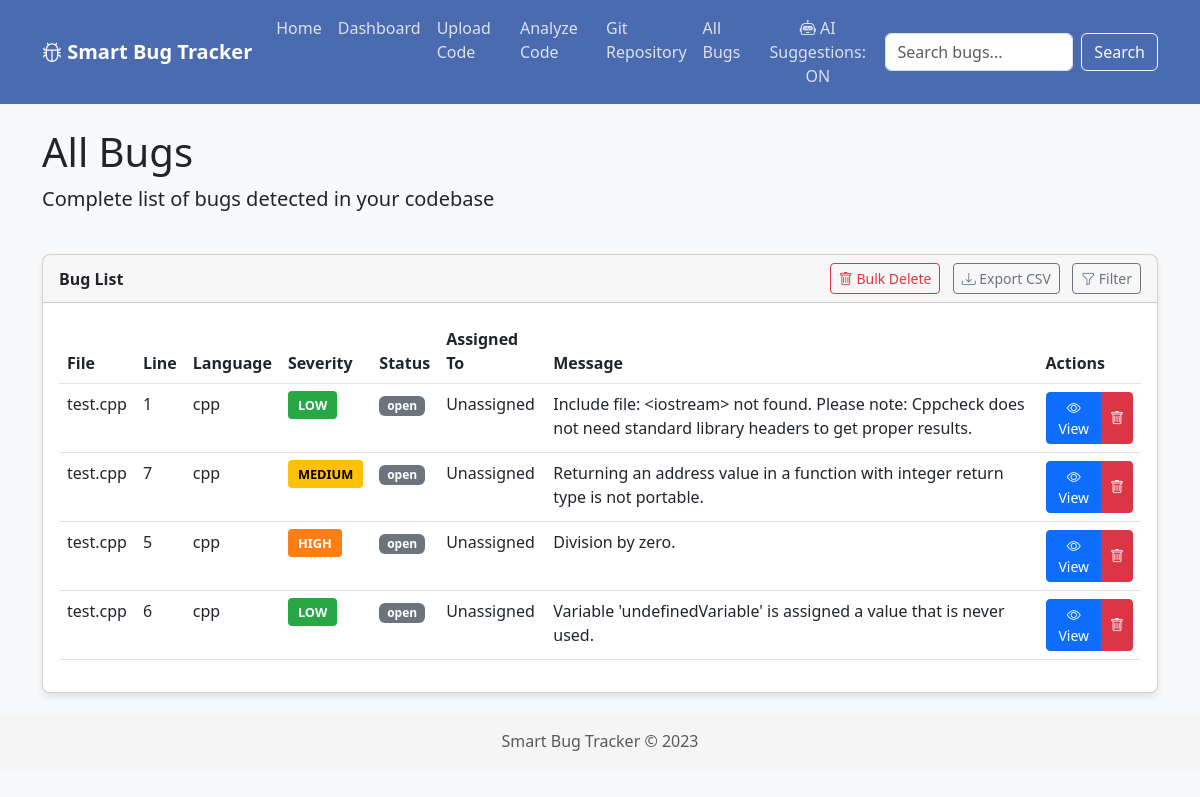
The page /bugs on the database its author committed.
### tables this page shows
CREATE TABLE bugs (
  id INTEGER PRIMARY KEY AUTOINCREMENT,
  file_path TEXT NOT NULL,
  language TEXT NOT NULL,
  line_number INTEGER NOT NULL,
  column_number INTEGER NOT NULL,
  message TEXT NOT NULL,
  type TEXT NOT NULL,
  severity TEXT NOT NULL,
  status TEXT NOT NULL DEFAULT 'open',
  assigned_to INTEGER,
  created_at TEXT NOT NULL,
  updated_at TEXT NOT NULL,
  FOREIGN KEY (assigned_to) REFERENCES users (id)
);

### app.py (the view)
@app.route('/bugs')
def bugs_list():
    status_filter = request.args.get('status', '')
    severity_filter = request.args.get('severity', '')
    language_filter = request.args.get('language', '')
    search_query = request.args.get('search', '')
    conn = get_db_connection()
    query = '''
        SELECT bugs.*, users.username as assigned_to_name
        FROM bugs
        LEFT JOIN users ON bugs.assigned_to = users.id
        WHERE 1=1
    '''
    params = []
    if status_filter:
        query += ' AND bugs.status = ?'
        params.append(status_filter)
    if severity_filter:
        query += ' AND bugs.severity = ?'
        params.append(severity_filter)
    if language_filter:
        query += ' AND bugs.language = ?'
        params.append(language_filter)
    if search_query:
        query += ' AND (bugs.message LIKE ? OR bugs.file_path LIKE ?)'
        params.extend([f'%{search_query}%', f'%{search_query}%'])
    query += ' ORDER BY bugs.created_at DESC'
    bugs = conn.execute(query, params).fetchall()
    statuses = conn.execute('SELECT DISTINCT status FROM bugs').fetchall()
    severities = conn.execute('SELECT DISTINCT severity FROM bugs').fetchall()
    languages = conn.execute('SELECT DISTINCT language FROM bugs').fetchall()
    conn.close()
    return render_template(
        'bugs.html',
        bugs=bugs,
        statuses=statuses,
        severities=severities,
        languages=languages,
        current_status=status_filter,
        current_severity=severity_filter,
        current_language=language_filter,
        search_query=search_query
    )

### app.py (called while the page is built)
def get_db_connection():
    max_retries = 5
    retry_delay = 0.1  # seconds
    for attempt in range(max_retries):
        try:
            conn = sqlite3.connect(app.config['DATABASE'], timeout=20)  # Increase timeout
            conn.row_factory = sqlite3.Row
            return conn
        except sqlite3.OperationalError as e:
            if "database is locked" in str(e) and attempt < max_retries - 1:
                print(f"Database is locked, retrying in {retry_delay} seconds...")
                time.sleep(retry_delay)
                retry_delay *= 2  # Exponential backoff
            else:
                raise
    raise sqlite3.OperationalError("Could not connect to database after multiple attempts")

### templates/bugs.html (shortened to what this page needs)
{% extends "layout.html" %}
{% block content %}
<div class="row">
    <div class="col-md-12 mb-4">
        <h1>All Bugs</h1>
        <p class="lead">Complete list of bugs detected in your codebase</p>
    </div>
</div>
<div class="row">
    <div class="col-md-12">
        <div class="card">
            <div class="card-header d-flex justify-content-between align-items-center">
                <span>Bug List</span>
                <div>
                    <a href="/bugs/bulk-delete" class="btn btn-sm btn-outline-danger me-2">
                        <i class="bi bi-trash"></i> Bulk Delete
                    </a>
                    <a href="/export/bugs?format=csv" class="btn btn-sm btn-outline-secondary me-2">
                        <i class="bi bi-download"></i> Export CSV
                    </a>
                    <button class="btn btn-sm btn-outline-secondary" id="filterToggle">
                        <i class="bi bi-funnel"></i> Filter
                    </button>
                </div>
            </div>
            <div class="card-body">
                <div class="table-responsive">
                    <table class="table table-hover" id="bugsTable">
                        <thead>
                            <tr>
                                <th>File</th>
                                <th>Line</th>
                                <th>Language</th>
                                <th>Severity</th>
                                <th>Status</th>
                                <th>Assigned To</th>
                                <th>Message</th>
                                <th>Actions</th>
                            </tr>
                        </thead>
                        <tbody>
                            {% for bug in bugs %}
                            <tr>
                                <td>{{ bug.file_path }}</td>
                                <td>{{ bug.line_number }}</td>
                                <td>{{ bug.language }}</td>
                                <td>
                                    <span class="severity-badge severity-{{ bug.severity }}">
                                        {{ bug.severity }}
                                    </span>
                                </td>
                                <td>
                                    <span class="badge bg-secondary">{{ bug.status }}</span>
                                </td>
                                <td>{{ bug.assigned_to_name or 'Unassigned' }}</td>
                                <td>{{ bug.message }}</td>
                                <td>
                                    <div class="btn-group">
                                        <a href="/bug/{{ bug.id }}" class="btn btn-sm btn-primary">
                                            <i class="bi bi-eye"></i> View
                                        </a>
                                        <button type="button" class="btn btn-sm btn-danger"
                                                data-bs-toggle="modal"
                                                data-bs-target="#deleteModal{{ bug.id }}">
                                            <i class="bi bi-trash"></i>
                                        </button>
                                    </div>
                                </td>
                            </tr>
                            {% endfor %}
                        </tbody>
                    </table>
                </div>
            </div>
        </div>
    </div>
</div>
{% endblock %}

### templates/layout.html (style rules this page uses)
:root { --primary-color: #4a6baf; --secondary-color: #6c757d; --success-color: #28a745; --danger-color: #dc3545; --warning-color: #ffc107; --info-color: #17a2b8; }
body { font-family: 'Segoe UI', Tahoma, Geneva, Verdana, sans-serif; background-color: #f8f9fa; }
.card { border-radius: 8px; box-shadow: 0 4px 6px rgba(0, 0, 0, 0.1); margin-bottom: 20px; }
.card-header { font-weight: bold; background-color: rgba(0, 0, 0, 0.03); }
.severity-badge { padding: 5px 10px; border-radius: 4px; font-size: 0.8rem; font-weight: bold; text-transform: uppercase; }
.severity-high { background-color: #fd7e14; color: white; }
.severity-medium { background-color: #ffc107; color: black; }
.severity-low { background-color: #28a745; color: white; }

### rows shown on the page
bugs: file_path "test.cpp", line_number "1", language "cpp", severity "LOW", status "open", assigned_to_name "Unassigned", message "Include file: <iostream> not found. Please note: Cppcheck does not need standard library headers to get proper results."
bugs: file_path "test.cpp", line_number "7", language "cpp", severity "MEDIUM", status "open", assigned_to_name "Unassigned", message "Returning an address value in a function with integer return type is not portable."
bugs: file_path "test.cpp", line_number "5", language "cpp", severity "HIGH", status "open", assigned_to_name "Unassigned", message "Division by zero."
bugs: file_path "test.cpp", line_number "6", language "cpp", severity "LOW", status "open", assigned_to_name "Unassigned", message "Variable 'undefinedVariable' is assigned a value that is never used."
